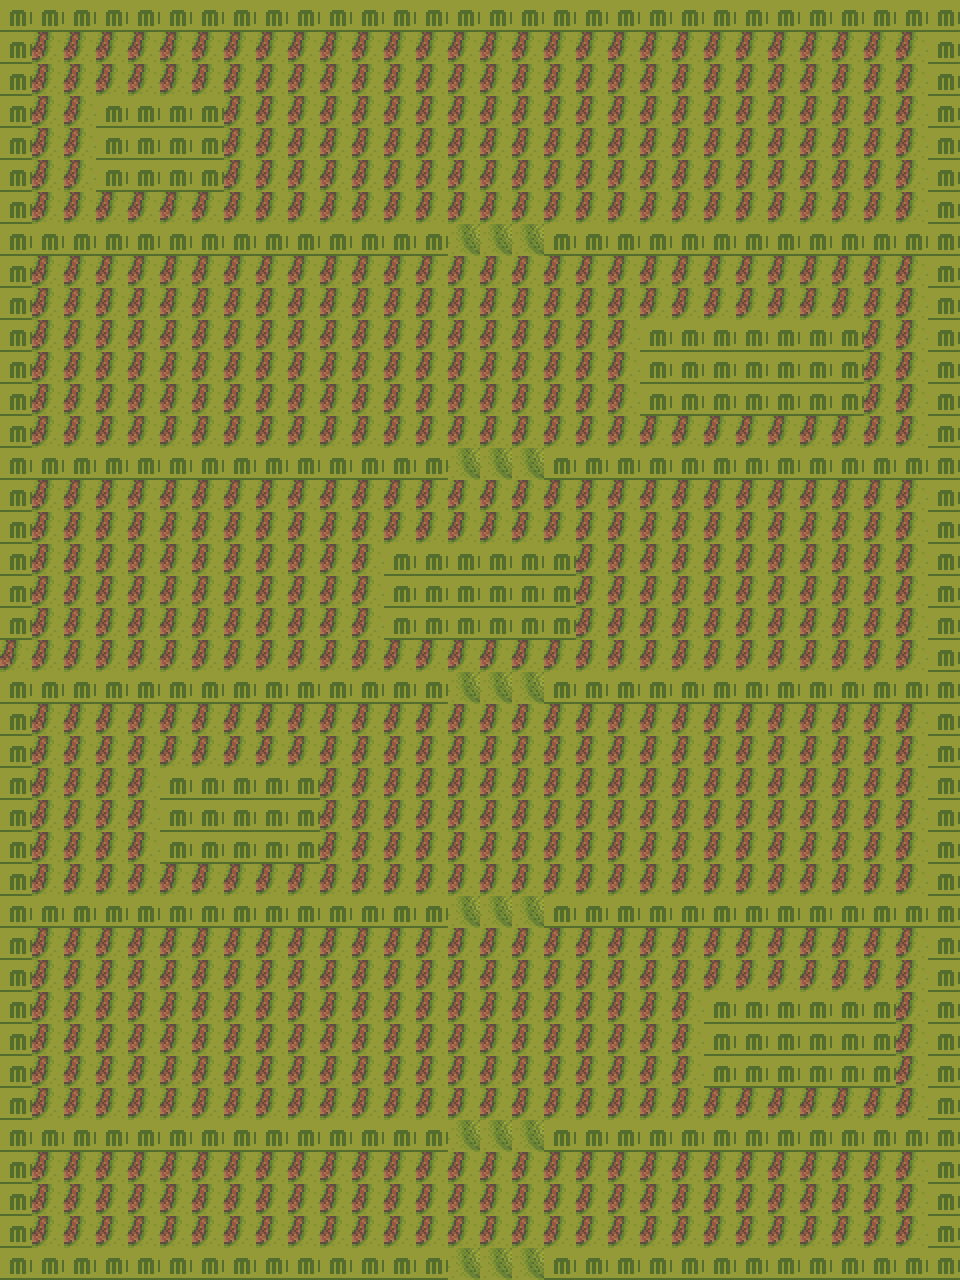

This is a level from a 2D game, rendered from its Tiled map with the project's own tilesets. A one-line summary and the map file follow, with tile-layer data summarised:
An orthogonal 30x40 tile map with 32x32 px tiles, 5 tile layers (ground, ground2, objects, objects_upper, ...), 5 tilesets and 6 objects (3x map_transition, 2x resonance_stone, enemy_zone).

<map version="1.10" tiledversion="1.11.2" orientation="orthogonal" renderorder="right-down" width="30" height="40" tilewidth="32" tileheight="32" infinite="0" nextlayerid="7" nextobjectid="100">
 <properties>
  <property name="category" value="sketch" />
  <property name="mapName" value="The Undrawn Peaks" />
  <property name="vibrancy" type="int" value="10" />
 </properties>
 <tileset firstgid="1" source="backterria-overworld.tsx" />
 <tileset firstgid="465" source="backterria-natural.tsx" />
 <tileset firstgid="1037" source="backterria-natural-props.tsx" />
 <tileset firstgid="1709" source="backterria-plants.tsx" />
 <tileset firstgid="2469" source="backterria-interiors.tsx" />
 <layer id="1" name="ground" width="30" height="40">
  <data>[1200 cells, 1200 non-empty, 2 distinct tile ids]</data>
 </layer>
 <layer id="2" name="ground2" width="30" height="40">
  <data>[1200 cells, 0 non-empty, 0 distinct tile ids]</data>
 </layer>
 <layer id="3" name="objects" width="30" height="40">
  <data>[1200 cells, 8 non-empty, 1 distinct tile ids]</data>
 </layer>
 <layer id="4" name="objects_upper" width="30" height="40">
  <data>[1200 cells, 0 non-empty, 0 distinct tile ids]</data>
 </layer>
 <layer id="5" name="collision" width="30" height="40">
  <data>[1200 cells, 341 non-empty, 1 distinct tile ids]</data>
 </layer>
 <objectgroup id="6" name="events">
  <object id="1" name="EV-UP-South" type="map_transition" x="448" y="1248" width="96" height="32">
   <properties>
    <property name="condition" value="MQ-07+" />
    <property name="targetMap" value="luminous-wastes" />
    <property name="targetX" type="int" value="19" />
    <property name="targetY" type="int" value="0" />
    <property name="trigger" value="touch" />
   </properties>
  </object>
  <object id="2" name="EV-UP-West" type="map_transition" x="0" y="640" width="32" height="32">
   <properties>
    <property name="condition" value="MQ-08+" />
    <property name="targetMap" value="half-drawn-forest" />
    <property name="targetX" type="int" value="29" />
    <property name="targetY" type="int" value="15" />
    <property name="trigger" value="touch" />
   </properties>
  </object>
  <object id="3" name="EV-UP-Fortress" type="map_transition" x="448" y="0" width="96" height="32">
   <properties>
    <property name="condition" value="MQ-08+" />
    <property name="targetMap" value="fortress-f1" />
    <property name="targetX" type="int" value="12" />
    <property name="targetY" type="int" value="24" />
    <property name="trigger" value="touch" />
   </properties>
  </object>
  <object id="4" name="RS-UP-01" type="resonance_stone" x="480" y="128" width="32" height="32">
   <properties>
    <property name="fragments" value="awe/wind/4" />
    <property name="id" value="RS-UP-01" />
   </properties>
  </object>
  <object id="5" name="RS-UP-02" type="resonance_stone" x="480" y="960" width="32" height="32">
   <properties>
    <property name="fragments" value="fury/fire/3" />
    <property name="id" value="RS-UP-02" />
   </properties>
  </object>
  <object id="6" name="Mountain Paths" type="enemy_zone" x="32" y="32" width="896" height="1216">
   <properties>
    <property name="enemies" value="Wireframe Drake, Sketch Phantom" />
    <property name="encounterRate" value="standard" />
    <property name="levelRange" value="22-26" />
   </properties>
  </object>
 </objectgroup>
</map>
